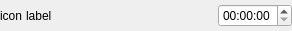
<?xml version="1.0" encoding="UTF-8"?>
<ui version="4.0">
 <class>SeekWidget</class>
 <widget class="QWidget" name="SeekWidget">
  <property name="geometry">
   <rect>
    <x>0</x>
    <y>0</y>
    <width>292</width>
    <height>31</height>
   </rect>
  </property>
  <layout class="QHBoxLayout">
   <property name="spacing">
    <number>4</number>
   </property>
   <property name="margin">
    <number>0</number>
   </property>
   <item>
    <widget class="QLabel" name="icon_label">
     <property name="text">
      <string notr="true">icon</string>
     </property>
     <property name="wordWrap">
      <bool>false</bool>
     </property>
    </widget>
   </item>
   <item>
    <widget class="QLabel" name="text_label">
     <property name="sizePolicy">
      <sizepolicy hsizetype="Expanding" vsizetype="Preferred">
       <horstretch>0</horstretch>
       <verstretch>0</verstretch>
      </sizepolicy>
     </property>
     <property name="text">
      <string notr="true">label</string>
     </property>
     <property name="alignment">
      <set>Qt::AlignLeading|Qt::AlignLeft|Qt::AlignVCenter</set>
     </property>
     <property name="wordWrap">
      <bool>false</bool>
     </property>
     <property name="buddy">
      <cstring>time_edit</cstring>
     </property>
    </widget>
   </item>
   <item>
    <widget class="QTimeEdit" name="time_edit"/>
   </item>
  </layout>
 </widget>
 <layoutdefault spacing="0" margin="0"/>
 <resources/>
 <connections/>
</ui>
